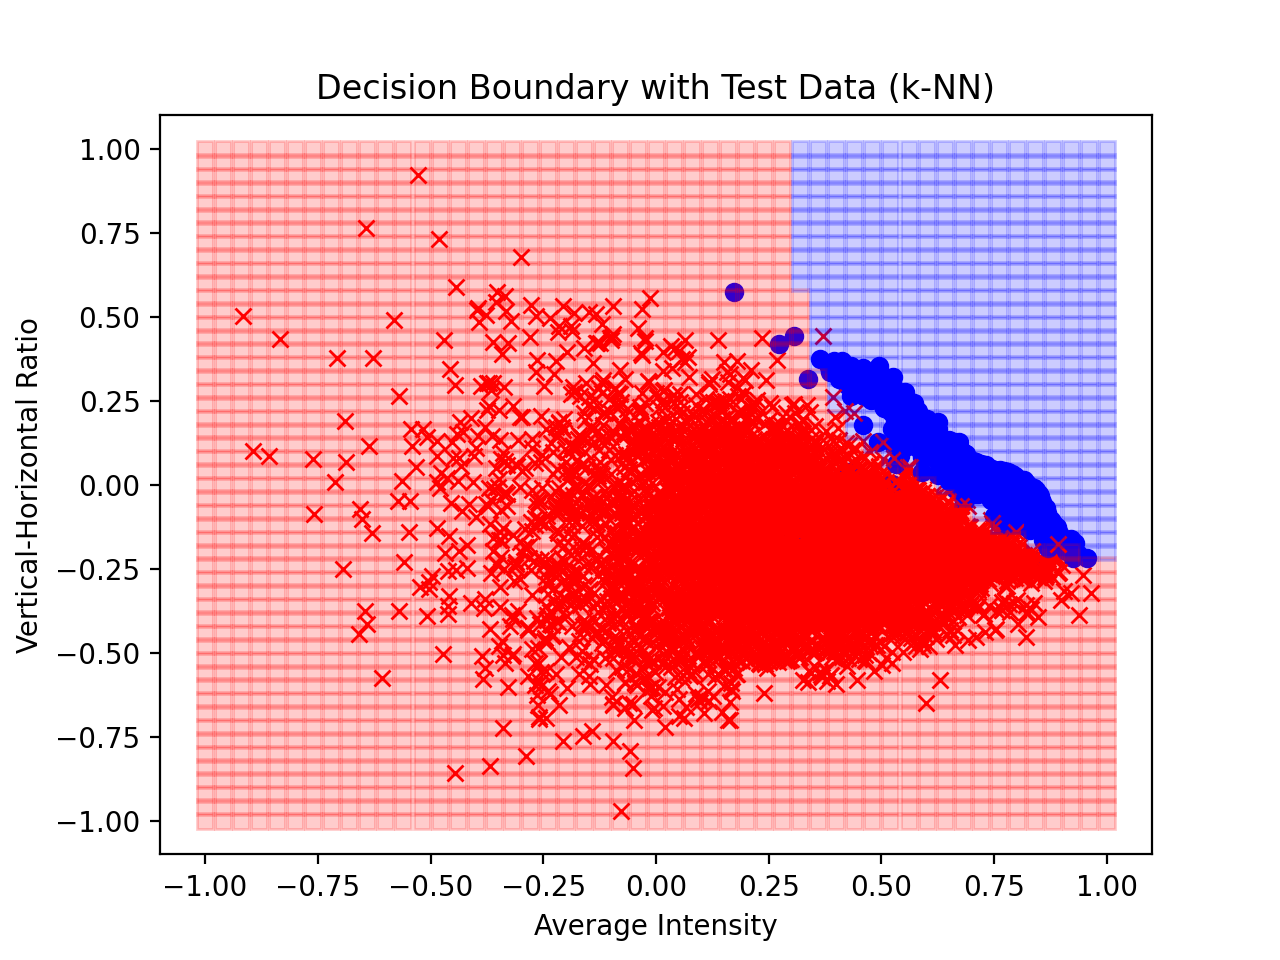

Generate this figure with Python:
import random
import matplotlib.pyplot as plt
from matplotlib import colors
import numpy as np
import math
import time

def distance(x1,x2):
	return ((x1[0]-x2[0])**2+(x1[1]-x2[1])**2)**0.5

def findFurthest(centers,X):
	furthest = -1
	dist = 0
	for i in range(len(X)):
		newDist = distance(X[i],X[centers[closestCenter(centers,X[i],X)]])
		if (newDist > dist):
			furthest = i
			dist = newDist

	return furthest

def closestCenter(centers,x,X):
	closest = -1
	dist = 0
	for i in range(len(centers)):
		newDist = distance(x,X[centers[i]])
		if (closest == -1 or newDist < dist):
			dist = newDist
			closest = i
	return closest

def findBrute(X,x):
	closest = -1
	dist = 0
	for i in range(len(X)):
		newDist = distance(x,X[i])
		if (closest == -1 or newDist < dist):
			dist = newDist
			closest = i
	return closest

def findOpt(X,x,regions,middles,radii):
	possibleRegions = list()
	for i in range(10):
		dist1a = distance(middles[i],x)+radii[i]
		dist1b = distance(middles[i],x)-radii[i]
		add = True
		filter(lambda j: dist1a > distance(middles[j],x)-radii[j], possibleRegions)
		for j in possibleRegions:
			if (distance(middles[j],x)+radii[j] < dist1b):
				add = False
				break
		if (add):
			possibleRegions.append(i)
	# print(len(possibleRegions))
	closest = -1
	dist = 0
	for i in range(len(possibleRegions)):
		for j in range(len(regions[possibleRegions[i]])):
			newDist = distance(x,X[regions[possibleRegions[i]][j]])
			if (closest == -1 or newDist < dist):
				dist = newDist
				closest = regions[possibleRegions[i]][j]
	return closest

def findKClosest(X,Y,current,k):
	closest = list()
	maxlen = 0
	num = 0
	for i in range(len(X)):
		if (len(closest) < k):
			closest.append(i)
			dist = distance(X[i],current)
			if (maxlen < dist):
				maxlen = dist
				num = len(closest)-1
		elif (distance(X[i],current) < maxlen):
			closest.pop(num)
			closest.append(i)
			maxlen = 0
			num = 0
			for j in range(len(closest)):
				dist = distance(X[closest[j]],current)
				if (maxlen < dist):
					maxlen = dist
					num = j
	total = 0
	# print(len(closest), k)
	for i in range(len(closest)):
		total += Y[closest[i]]
	if (total > 0):
		return 1
	else:
		return -1

trainFile = open("train.txt")
trainLines = trainFile.readlines()

X = list()
Y = list()
for i in trainLines:
	data = i.split()
	# print(data)
	X.append([float(data[1]),float(data[2])])
	if (int(data[0]) == 1):
		Y.append(1)
	else:
		Y.append(-1)



# Ein = 0
# for i in range(len(X)):
# 	if (findKClosest(X,Y,X[i],11) != Y[i]):
# 		Ein += 1
# 	if (Y[i] < 0):
# 		plt.plot(X[i][0],X[i][1],'xr')
# 	else:
# 		plt.plot(X[i][0],X[i][1],'ob')

testFile = open("test.txt")
testLines = testFile.readlines()

Etest = 0

X1 = list()
Y1 = list()
n = 0
for i in testLines:
	print(n)
	n += 1
	data = i.split()
	# print(data)
	x = [float(data[1]),float(data[2])]
	y = 0
	if (int(data[0]) == 1):
		y = 1
		plt.plot(x[0],x[1],'ob')
	else:
		y = -1
		plt.plot(x[0],x[1],'xr')
	if (findKClosest(X,Y,x,11) != y):
		Etest += 1

print(Etest/n)

for i in range(51):
	for j in range(51):
		x = [i/25-1,j/25-1]
		if (findKClosest(X,Y,x,11) < 0):
			plt.plot(x[0],x[1],'sr', alpha = 0.2)
		else:
			plt.plot(x[0],x[1],'sb', alpha = 0.2)





plt.title("Decision Boundary with Test Data (k-NN)")
plt.xlabel("Average Intensity")
plt.ylabel("Vertical-Horizontal Ratio")
plt.show()
 
